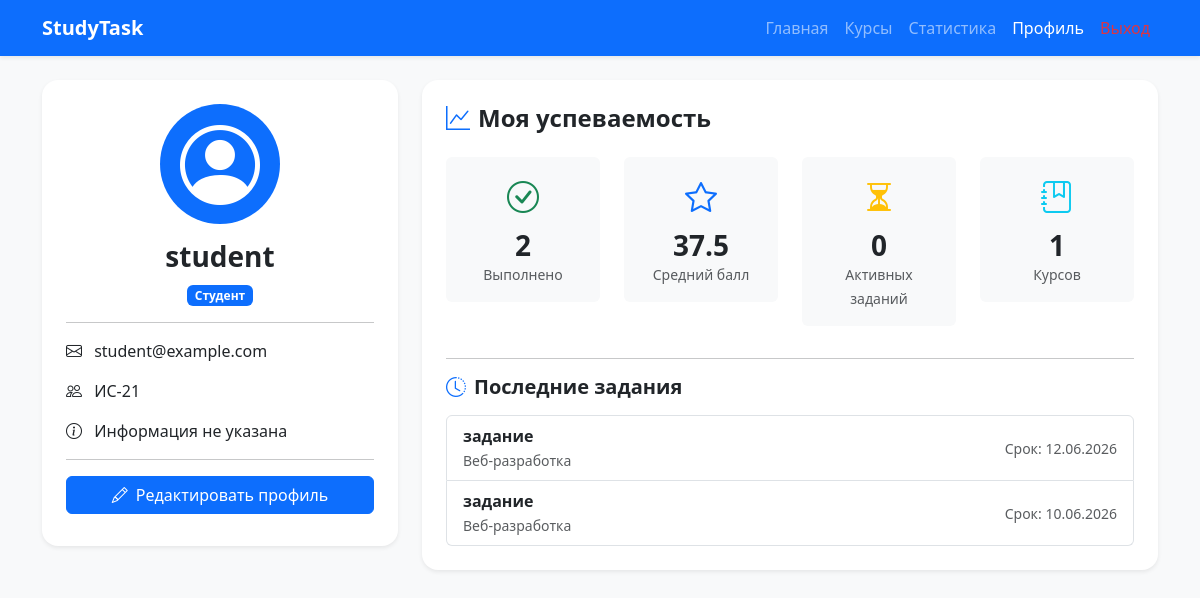
Screenshot of /profile (signed in) with the database file from the repository.
### models.py (models this page shows)
class User(UserMixin, db.Model):
    __tablename__ = 'users'
    id = db.Column(db.Integer, primary_key=True)
    username = db.Column(db.String(80), unique=True, nullable=False)
    email = db.Column(db.String(120), unique=True, nullable=False)
    password_hash = db.Column(db.String(200), nullable=False)
    role = db.Column(db.String(20), nullable=False, default='student')
    group = db.Column(db.String(50), nullable=True)
    about = db.Column(db.Text, nullable=True)
    created_at = db.Column(db.DateTime, default=datetime.utcnow)
    last_login = db.Column(db.DateTime, nullable=True)
    teacher_courses = db.relationship('Course', back_populates='teacher', lazy=True)
    student_submissions = db.relationship('Submission', back_populates='student', lazy=True)

class Task(db.Model):
    __tablename__ = 'tasks'
    id = db.Column(db.Integer, primary_key=True)
    title = db.Column(db.String(100), nullable=False)
    description = db.Column(db.Text, nullable=False)
    task_type = db.Column(db.String(50), default='Лабораторная работа')
    max_score = db.Column(db.Integer, default=100)
    deadline = db.Column(db.DateTime, nullable=False)
    created_at = db.Column(db.DateTime, default=datetime.utcnow)
    course_id = db.Column(db.Integer, db.ForeignKey('courses.id'), nullable=False)
    allow_resubmit = db.Column(db.Boolean, default=True)
    is_published = db.Column(db.Boolean, default=True)
    course = db.relationship('Course', back_populates='tasks')
    submissions = db.relationship('Submission', back_populates='task', lazy=True, cascade='all, delete-orphan')

class Course(db.Model):
    __tablename__ = 'courses'
    id = db.Column(db.Integer, primary_key=True)
    title = db.Column(db.String(100), nullable=False)
    description = db.Column(db.Text, nullable=True)
    teacher_id = db.Column(db.Integer, db.ForeignKey('users.id'), nullable=False)
    created_at = db.Column(db.DateTime, default=datetime.utcnow)
    teacher = db.relationship('User', back_populates='teacher_courses')
    tasks = db.relationship('Task', back_populates='course', lazy=True, cascade='all, delete-orphan')

### app.py (the view)
@app.route('/profile')
@login_required
def profile():
    if current_user.role == 'teacher':
        courses = Course.query.filter_by(teacher_id=current_user.id).all()
        courses_count = len(courses)
        tasks = Task.query.join(Course).filter(Course.teacher_id == current_user.id).all()
        tasks_count = len(tasks)
        students_count = db.session.query(Submission.student_id).join(
            Task
        ).join(
            Course
        ).filter(
            Course.teacher_id == current_user.id
        ).distinct().count()
        submissions_count = Submission.query.join(
            Task
        ).join(
            Course
        ).filter(
            Course.teacher_id == current_user.id
        ).count()
        stats = {
            'courses_count': courses_count,
            'tasks_count': tasks_count,
            'students_count': students_count,
            'submissions_count': submissions_count
        }
        recent_tasks = Task.query.join(Course).filter(
            Course.teacher_id == current_user.id
        ).order_by(Task.created_at.desc()).limit(3).all()
        courses_list = courses
    else:
        submissions = Submission.query.filter_by(student_id=current_user.id).all()
        completed_tasks = len([s for s in submissions if s.grade is not None])
        avg_grade = sum([s.grade for s in submissions if s.grade]) / len(submissions) if submissions else 0
        submitted_task_ids = [s.task_id for s in submissions]
        active_tasks = Task.query.filter(
            Task.id.notin_(submitted_task_ids),
            Task.is_published == True,
            Task.deadline > datetime.utcnow()
        ).count()
        courses_count = Course.query.count()
        stats = {
            'completed': completed_tasks,
            'avg_grade': round(avg_grade, 1),
            'active': active_tasks,
            'courses': courses_count
        }
        recent_tasks = Task.query.filter_by(is_published=True).order_by(Task.created_at.desc()).limit(3).all()
        courses_list = Course.query.all()
    return render_template('profile.html', stats=stats, recent_tasks=recent_tasks, courses=courses_list)

### app.py (called while the page is built)
@login_manager.user_loader
def load_user(user_id):
    return User.query.get(int(user_id))

@app.context_processor
def utility_processor():
    return {'now': datetime.utcnow()}

### templates/profile.html (shortened to what this page needs)
<!DOCTYPE html>
<html lang="ru">
<head>
    <link href="https://cdn.jsdelivr.net/npm/bootstrap@5.3.0/dist/css/bootstrap.min.css" rel="stylesheet">
    <link rel="stylesheet" href="https://cdn.jsdelivr.net/npm/bootstrap-icons@1.11.0/font/bootstrap-icons.css">
</head>
<body class="bg-light">
    <nav class="navbar navbar-expand-lg navbar-dark bg-primary shadow-sm">
        <div class="container">
            <a class="navbar-brand fw-bold" href="{{ url_for('dashboard') }}">StudyTask</a>
            <div class="collapse navbar-collapse" id="navbarNav">
                <ul class="navbar-nav ms-auto">
                    <li class="nav-item"><a class="nav-link" href="{{ url_for('dashboard') }}">Главная</a></li>
                    <li class="nav-item"><a class="nav-link" href="{{ url_for('courses') }}">Курсы</a></li>
                    <li class="nav-item"><a class="nav-link" href="{{ url_for('statistics') }}">Статистика</a></li>
                    <li class="nav-item"><a class="nav-link active" href="{{ url_for('profile') }}">Профиль</a></li>
                    <li class="nav-item"><a class="nav-link text-danger" href="{{ url_for('logout') }}">Выход</a></li>
                </ul>
            </div>
        </div>
    </nav>
    <div class="container py-4">
        <div class="row">
            <div class="col-lg-4 mb-4">
                <div class="card border-0 shadow-sm rounded-4">
                    <div class="card-body text-center p-4">
                        <div class="bg-primary rounded-circle d-flex align-items-center justify-content-center mx-auto mb-3" style="width: 120px; height: 120px;">
                            <i class="bi bi-person-circle text-white" style="font-size: 80px;"></i>
                        </div>
                        <h3 class="fw-bold">{{ current_user.username }}</h3>
                        <p>
                            <span class="badge bg-primary">
                                {% if current_user.role == 'teacher' %}Преподаватель{% else %}Студент{% endif %}
                            </span>
                        </p>
                        <hr>
                        <div class="text-start">
                            <p><i class="bi bi-envelope me-2"></i> {{ current_user.email }}</p>
                            <p><i class="bi bi-people me-2"></i> {{ current_user.group or 'Группа не указана' }}</p>
                            <p><i class="bi bi-info-circle me-2"></i> {{ current_user.about or 'Информация не указана' }}</p>
                        </div>
                        <hr>
                        <a href="{{ url_for('edit_profile') }}" class="btn btn-primary w-100 mb-2">
                            <i class="bi bi-pencil me-1"></i> Редактировать профиль
                        </a>
                    </div>
                </div>
            </div>
            <div class="col-lg-8">
                {% if current_user.role == 'teacher' %}
                <div class="card border-0 shadow-sm rounded-4">
                    <div class="card-body p-4">
                        <h4 class="fw-bold mb-4"><i class="bi bi-graph-up text-primary me-2"></i>Статистика преподавания</h4>
                        <div class="row">
                            <div class="col-md-3 mb-3">
                                <div class="bg-light rounded p-3 text-center">
                                    <i class="bi bi-journal-bookmark fs-2 text-primary"></i>
                                    <h3 class="fw-bold mt-2 mb-0">{{ stats.courses_count|default(0) }}</h3>
                                    <small class="text-muted">Мои курсы</small>
                                </div>
                            </div>
                            <div class="col-md-3 mb-3">
                                <div class="bg-light rounded p-3 text-center">
                                    <i class="bi bi-list-check fs-2 text-success"></i>
                                    <h3 class="fw-bold mt-2 mb-0">{{ stats.tasks_count|default(0) }}</h3>
                                    <small class="text-muted">Всего заданий</small>
                                </div>
                            </div>
                            <div class="col-md-3 mb-3">
                                <div class="bg-light rounded p-3 text-center">
                                    <i class="bi bi-people fs-2 text-info"></i>
                                    <h3 class="fw-bold mt-2 mb-0">{{ stats.students_count|default(0) }}</h3>
                                    <small class="text-muted">Студентов всего</small>
                                </div>
                            </div>
                            <div class="col-md-3 mb-3">
                                <div class="bg-light rounded p-3 text-center">
                                    <i class="bi bi-file-check fs-2 text-warning"></i>
                                    <h3 class="fw-bold mt-2 mb-0">{{ stats.submissions_count|default(0) }}</h3>
                                    <small class="text-muted">Сдано работ</small>
                                </div>
                            </div>
                        </div>
                        <hr>
                        <h5 class="fw-bold mb-3"><i class="bi bi-clock-history me-2 text-primary"></i>Последние задания</h5>
                        {% if recent_tasks %}
                            <div class="list-group">
                                {% for task in recent_tasks %}
                                <a href="{{ url_for('task_detail', task_id=task.id) }}" class="list-group-item list-group-item-action">
                                    <div class="d-flex justify-content-between align-items-center">
                                        <div>
                                            <strong>{{ task.title }}</strong>
                                            <br>
                                            <small class="text-muted">{{ task.course.title }}</small>
                                        </div>
                                        <small class="text-muted">Срок: {{ task.deadline.strftime('%d.%m.%Y') }}</small>
                                    </div>
                                </a>
                                {% endfor %}
                            </div>
                        {% else %}
                            <div class="alert alert-info">Нет созданных заданий</div>
                        {% endif %}
                        <hr>
                        <h5 class="fw-bold mb-3"><i class="bi bi-star me-2 text-primary"></i>Мои курсы</h5>
                        {% if courses %}
                            <div class="list-group">
                                {% for course in courses %}
                                <a href="{{ url_for('course_detail', course_id=course.id) }}" class="list-group-item list-group-item-action">
                                    <div class="d-flex justify-content-between align-items-center">
                                        <div>
                                            <strong>{{ course.title }}</strong>
                                            <br>
                                            <small class="text-muted">{{ course.description or 'Нет описания' }}</small>
                                        </div>
                                        <i class="bi bi-arrow-right-circle"></i>
                                    </div>
                                </a>
                                {% endfor %}
                            </div>
                        {% else %}
                            <div class="alert alert-info">
                                У вас пока нет курсов
                                <a href="{{ url_for('create_course') }}" class="btn btn-sm btn-primary ms-2">Создать курс</a>
                            </div>
                        {% endif %}
                    </div>
                </div>
                {% else %}
                <div class="card border-0 shadow-sm rounded-4">
                    <div class="card-body p-4">
                        <h4 class="fw-bold mb-4"><i class="bi bi-graph-up text-primary me-2"></i>Моя успеваемость</h4>
                        <div class="row">
                            <div class="col-md-3 mb-3">
                                <div class="bg-light rounded p-3 text-center">
                                    <i class="bi bi-check-circle fs-2 text-success"></i>
                                    <h3 class="fw-bold mt-2 mb-0">{{ stats.completed|default(0) }}</h3>
                                    <small class="text-muted">Выполнено</small>
                                </div>
                            </div>
                            <div class="col-md-3 mb-3">
                                <div class="bg-light rounded p-3 text-center">
                                    <i class="bi bi-star fs-2 text-primary"></i>
                                    <h3 class="fw-bold mt-2 mb-0">{{ stats.avg_grade|default(0) }}</h3>
                                    <small class="text-muted">Средний балл</small>
                                </div>
                            </div>
                            <div class="col-md-3 mb-3">
                                <div class="bg-light rounded p-3 text-center">
                                    <i class="bi bi-hourglass-split fs-2 text-warning"></i>
                                    <h3 class="fw-bold mt-2 mb-0">{{ stats.active|default(0) }}</h3>
                                    <small class="text-muted">Активных заданий</small>
                                </div>
                            </div>
                            <div class="col-md-3 mb-3">
                                <div class="bg-light rounded p-3 text-center">
                                    <i class="bi bi-journal-bookmark fs-2 text-info"></i>
                                    <h3 class="fw-bold mt-2 mb-0">{{ stats.courses|default(0) }}</h3>
                                    <small class="text-muted">Курсов</small>
                                </div>
                            </div>
                        </div>
                        <hr>
                        <h5 class="fw-bold mb-3"><i class="bi bi-clock-history me-2 text-primary"></i>Последние задания</h5>
                        {% if recent_tasks %}
                            <div class="list-group">
                                {% for task in recent_tasks %}
                                <a href="{{ url_for('task_detail', task_id=task.id) }}" class="list-group-item list-group-item-action">
                                    <div class="d-flex justify-content-between align-items-center">
                                        <div>
                                            <strong>{{ task.title }}</strong>
                                            <br>
                                            <small class="text-muted">{{ task.course.title }}</small>
                                        </div>
                                        <small class="text-muted">Срок: {{ task.deadline.strftime('%d.%m.%Y') }}</small>
                                    </div>
                                </a>
                                {% endfor %}
                            </div>
                        {% else %}
                            <div class="alert alert-info">Нет активных заданий</div>
                        {% endif %}
                    </div>
                </div>
                {% endif %}
            </div>
        </div>
    </div>
</body>
</html>

### rows the page displays
User: username "student", email "student@example.com", group "ИС-21", about "Информация не указана"
Task: title "задание", course "Веб-разработка", deadline "12.06.2026"
Task: title "задание", course "Веб-разработка", deadline "10.06.2026"

### other values shown
{{ stats.completed|default(0) }} "2"
{{ stats.avg_grade|default(0) }} "37.5"
{{ stats.active|default(0) }} "0"
{{ stats.courses|default(0) }} "1"
